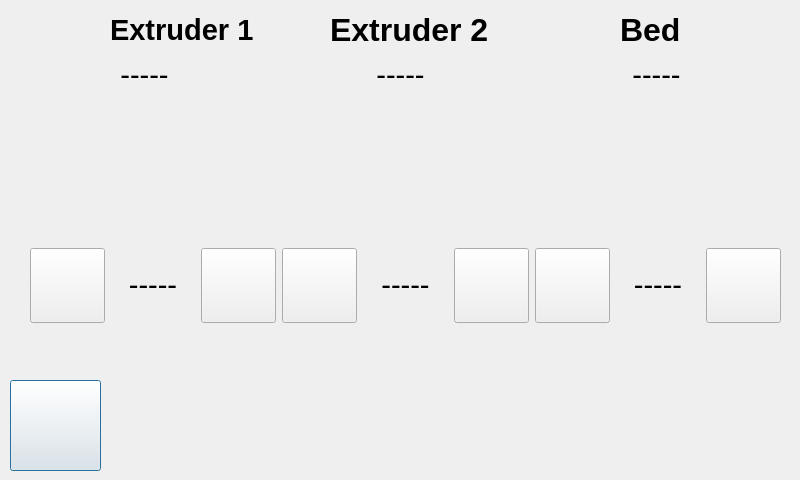
<?xml version="1.0" encoding="UTF-8"?>
<ui version="4.0">
 <class>TemperatureWindow</class>
 <widget class="QDialog" name="TemperatureWindow">
  <property name="geometry">
   <rect>
    <x>0</x>
    <y>0</y>
    <width>800</width>
    <height>480</height>
   </rect>
  </property>
  <property name="maximumSize">
   <size>
    <width>800</width>
    <height>480</height>
   </size>
  </property>
  <property name="windowTitle">
   <string>TemperatureWindow</string>
  </property>
  <widget class="QLabel" name="e1label">
   <property name="geometry">
    <rect>
     <x>110</x>
     <y>0</y>
     <width>181</width>
     <height>61</height>
    </rect>
   </property>
   <property name="text">
    <string>&lt;html&gt;&lt;head/&gt;&lt;body&gt;&lt;p&gt;&lt;span style=&quot; font-size:22pt; font-weight:600;&quot;&gt;Extruder 1&lt;/span&gt;&lt;/p&gt;&lt;/body&gt;&lt;/html&gt;</string>
   </property>
  </widget>
  <widget class="QLabel" name="e2label">
   <property name="geometry">
    <rect>
     <x>330</x>
     <y>0</y>
     <width>191</width>
     <height>61</height>
    </rect>
   </property>
   <property name="text">
    <string>&lt;html&gt;&lt;head/&gt;&lt;body&gt;&lt;p&gt;&lt;span style=&quot; font-size:24pt; font-weight:600;&quot;&gt;Extruder 2&lt;/span&gt;&lt;/p&gt;&lt;/body&gt;&lt;/html&gt;</string>
   </property>
  </widget>
  <widget class="QPushButton" name="Back">
   <property name="geometry">
    <rect>
     <x>10</x>
     <y>380</y>
     <width>91</width>
     <height>91</height>
    </rect>
   </property>
   <property name="maximumSize">
    <size>
     <width>100</width>
     <height>100</height>
    </size>
   </property>
   <property name="text">
    <string/>
   </property>
   <property name="icon">
    <iconset>
     <normaloff>img/back.png</normaloff>img/back.png</iconset>
   </property>
   <property name="iconSize">
    <size>
     <width>100</width>
     <height>100</height>
    </size>
   </property>
  </widget>
  <widget class="QLabel" name="bedlabel">
   <property name="geometry">
    <rect>
     <x>620</x>
     <y>0</y>
     <width>81</width>
     <height>61</height>
    </rect>
   </property>
   <property name="text">
    <string>&lt;html&gt;&lt;head/&gt;&lt;body&gt;&lt;p&gt;&lt;span style=&quot; font-size:24pt; font-weight:600;&quot;&gt;Bed&lt;/span&gt;&lt;/p&gt;&lt;/body&gt;&lt;/html&gt;</string>
   </property>
  </widget>
  <widget class="QLabel" name="e2img">
   <property name="geometry">
    <rect>
     <x>340</x>
     <y>100</y>
     <width>131</width>
     <height>131</height>
    </rect>
   </property>
   <property name="text">
    <string/>
   </property>
   <property name="pixmap">
    <pixmap>img/nozzle2.png</pixmap>
   </property>
   <property name="scaledContents">
    <bool>true</bool>
   </property>
  </widget>
  <widget class="QLabel" name="e1img">
   <property name="geometry">
    <rect>
     <x>100</x>
     <y>100</y>
     <width>131</width>
     <height>131</height>
    </rect>
   </property>
   <property name="text">
    <string/>
   </property>
   <property name="pixmap">
    <pixmap>img/nozzle2.png</pixmap>
   </property>
   <property name="scaledContents">
    <bool>true</bool>
   </property>
  </widget>
  <widget class="QLabel" name="bedimg">
   <property name="geometry">
    <rect>
     <x>590</x>
     <y>100</y>
     <width>131</width>
     <height>131</height>
    </rect>
   </property>
   <property name="text">
    <string/>
   </property>
   <property name="pixmap">
    <pixmap>img/bed_unheated.png</pixmap>
   </property>
   <property name="scaledContents">
    <bool>true</bool>
   </property>
  </widget>
  <widget class="QWidget" name="layoutWidget">
   <property name="geometry">
    <rect>
     <x>30</x>
     <y>240</y>
     <width>751</width>
     <height>91</height>
    </rect>
   </property>
   <layout class="QHBoxLayout" name="horizontalLayout_7">
    <item>
     <layout class="QHBoxLayout" name="horizontalLayout_6">
      <item>
       <widget class="QPushButton" name="e1neg">
        <property name="maximumSize">
         <size>
          <width>75</width>
          <height>75</height>
         </size>
        </property>
        <property name="text">
         <string/>
        </property>
        <property name="icon">
         <iconset>
          <normaloff>img/downarrow.png</normaloff>img/downarrow.png</iconset>
        </property>
        <property name="iconSize">
         <size>
          <width>50</width>
          <height>50</height>
         </size>
        </property>
       </widget>
      </item>
      <item>
       <widget class="QLabel" name="e1set">
        <property name="text">
         <string>&lt;html&gt;&lt;head/&gt;&lt;body&gt;&lt;p align=&quot;center&quot;&gt;&lt;span style=&quot; font-size:22pt;&quot;&gt;-----&lt;/span&gt;&lt;/p&gt;&lt;/body&gt;&lt;/html&gt;</string>
        </property>
       </widget>
      </item>
      <item>
       <widget class="QPushButton" name="e1pos">
        <property name="maximumSize">
         <size>
          <width>75</width>
          <height>75</height>
         </size>
        </property>
        <property name="text">
         <string/>
        </property>
        <property name="icon">
         <iconset>
          <normaloff>img/uparrow.png</normaloff>img/uparrow.png</iconset>
        </property>
        <property name="iconSize">
         <size>
          <width>50</width>
          <height>50</height>
         </size>
        </property>
       </widget>
      </item>
     </layout>
    </item>
    <item>
     <layout class="QHBoxLayout" name="horizontalLayout_5">
      <item>
       <widget class="QPushButton" name="e2neg">
        <property name="maximumSize">
         <size>
          <width>75</width>
          <height>75</height>
         </size>
        </property>
        <property name="text">
         <string/>
        </property>
        <property name="icon">
         <iconset>
          <normaloff>img/downarrow.png</normaloff>img/downarrow.png</iconset>
        </property>
        <property name="iconSize">
         <size>
          <width>50</width>
          <height>50</height>
         </size>
        </property>
       </widget>
      </item>
      <item>
       <widget class="QLabel" name="e2set">
        <property name="text">
         <string>&lt;html&gt;&lt;head/&gt;&lt;body&gt;&lt;p align=&quot;center&quot;&gt;&lt;span style=&quot; font-size:22pt;&quot;&gt;-----&lt;/span&gt;&lt;/p&gt;&lt;/body&gt;&lt;/html&gt;</string>
        </property>
       </widget>
      </item>
      <item>
       <widget class="QPushButton" name="e2pos">
        <property name="maximumSize">
         <size>
          <width>75</width>
          <height>75</height>
         </size>
        </property>
        <property name="text">
         <string/>
        </property>
        <property name="icon">
         <iconset>
          <normaloff>img/uparrow.png</normaloff>img/uparrow.png</iconset>
        </property>
        <property name="iconSize">
         <size>
          <width>50</width>
          <height>50</height>
         </size>
        </property>
       </widget>
      </item>
     </layout>
    </item>
    <item>
     <layout class="QHBoxLayout" name="horizontalLayout_4">
      <item>
       <widget class="QPushButton" name="bedneg">
        <property name="maximumSize">
         <size>
          <width>75</width>
          <height>75</height>
         </size>
        </property>
        <property name="text">
         <string/>
        </property>
        <property name="icon">
         <iconset>
          <normaloff>img/downarrow.png</normaloff>img/downarrow.png</iconset>
        </property>
        <property name="iconSize">
         <size>
          <width>50</width>
          <height>50</height>
         </size>
        </property>
       </widget>
      </item>
      <item>
       <widget class="QLabel" name="bedset">
        <property name="text">
         <string>&lt;html&gt;&lt;head/&gt;&lt;body&gt;&lt;p align=&quot;center&quot;&gt;&lt;span style=&quot; font-size:22pt;&quot;&gt;-----&lt;/span&gt;&lt;/p&gt;&lt;/body&gt;&lt;/html&gt;</string>
        </property>
       </widget>
      </item>
      <item>
       <widget class="QPushButton" name="bedpos">
        <property name="maximumSize">
         <size>
          <width>75</width>
          <height>75</height>
         </size>
        </property>
        <property name="text">
         <string/>
        </property>
        <property name="icon">
         <iconset>
          <normaloff>img/uparrow.png</normaloff>img/uparrow.png</iconset>
        </property>
        <property name="iconSize">
         <size>
          <width>50</width>
          <height>50</height>
         </size>
        </property>
       </widget>
      </item>
     </layout>
    </item>
   </layout>
  </widget>
  <widget class="QWidget" name="layoutWidget">
   <property name="geometry">
    <rect>
     <x>120</x>
     <y>50</y>
     <width>561</width>
     <height>51</height>
    </rect>
   </property>
   <layout class="QHBoxLayout" name="horizontalLayout_8">
    <item>
     <widget class="QLabel" name="e1temp">
      <property name="text">
       <string>&lt;html&gt;&lt;head/&gt;&lt;body&gt;&lt;p align=&quot;center&quot;&gt;&lt;span style=&quot; font-size:22pt;&quot;&gt;-----&lt;/span&gt;&lt;/p&gt;&lt;/body&gt;&lt;/html&gt;</string>
      </property>
     </widget>
    </item>
    <item>
     <spacer name="horizontalSpacer">
      <property name="orientation">
       <enum>Qt::Horizontal</enum>
      </property>
      <property name="sizeHint" stdset="0">
       <size>
        <width>40</width>
        <height>20</height>
       </size>
      </property>
     </spacer>
    </item>
    <item>
     <widget class="QLabel" name="e2temp">
      <property name="text">
       <string>&lt;html&gt;&lt;head/&gt;&lt;body&gt;&lt;p align=&quot;center&quot;&gt;&lt;span style=&quot; font-size:22pt;&quot;&gt;-----&lt;/span&gt;&lt;/p&gt;&lt;/body&gt;&lt;/html&gt;</string>
      </property>
     </widget>
    </item>
    <item>
     <spacer name="horizontalSpacer_2">
      <property name="orientation">
       <enum>Qt::Horizontal</enum>
      </property>
      <property name="sizeHint" stdset="0">
       <size>
        <width>40</width>
        <height>20</height>
       </size>
      </property>
     </spacer>
    </item>
    <item>
     <widget class="QLabel" name="bedtemp">
      <property name="text">
       <string>&lt;html&gt;&lt;head/&gt;&lt;body&gt;&lt;p align=&quot;center&quot;&gt;&lt;span style=&quot; font-size:22pt;&quot;&gt;-----&lt;/span&gt;&lt;/p&gt;&lt;/body&gt;&lt;/html&gt;</string>
      </property>
     </widget>
    </item>
   </layout>
  </widget>
 </widget>
 <resources/>
 <connections/>
</ui>
